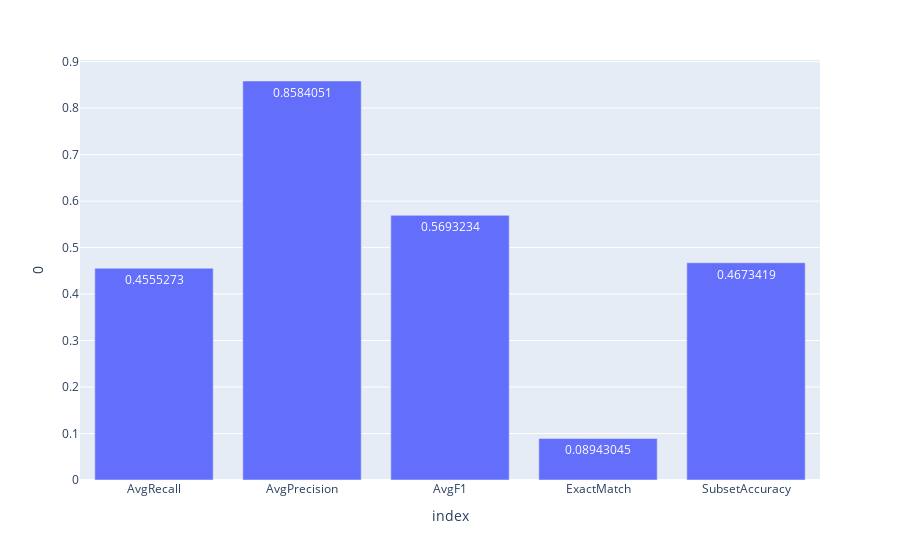

Source (notebook cell):
### Code cell
avgDf = pd.DataFrame(
    {
        "AvgRecall" : [avgRecall],
        "AvgPrecision" : [avgPrecision],
        "AvgF1" : [avgF1],
        "ExactMatch" : [accuracy],
        "SubsetAccuracy" : [subsetAcc2],


    }
).transpose().reset_index()
# fig = px.bar(avgDf, x = 'part', y = 'recall')
fig = px.bar(avgDf, x = 'index', y = 0, text_auto=True)

fig

### Figure 1 — Plotly figure (JSON) as saved in the notebook; plotly's stock layout.template omitted (floating-point values rounded to 4 significant figures)
{"data": [{"alignmentgroup": "True", "hovertemplate": "index=%{x}<br>0=%{y}<extra></extra>", "legendgroup": "", "marker": {"color": "#636efa", "pattern": {"shape": ""}}, "name": "", "offsetgroup": "", "orientation": "v", "showlegend": false, "textposition": "auto", "texttemplate": "%{y}", "type": "bar", "x": ["AvgRecall", "AvgPrecision", "AvgF1", "ExactMatch", "SubsetAccuracy"], "xaxis": "x", "y": [0.4555, 0.8584, 0.5693, 0.08943, 0.4673], "yaxis": "y"}], "layout": {"barmode": "relative", "legend": {"tracegroupgap": 0}, "margin": {"t": 60}, "xaxis": {"anchor": "y", "domain": [0, 1], "title": {"text": "index"}}, "yaxis": {"anchor": "x", "domain": [0, 1], "title": {"text": "0"}}}}
